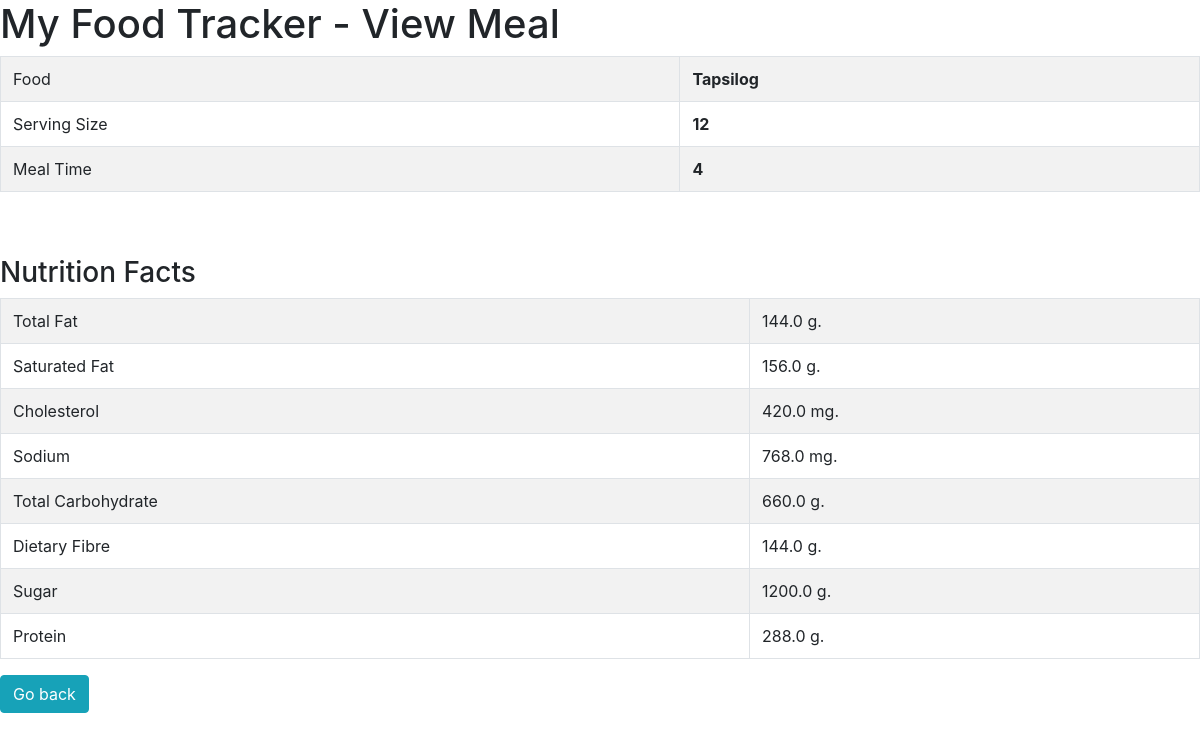
/view_meal/3, run on the app's committed database.
### food/models.py (models this page shows, shortened)
class Meal(models.Model):
	BREAKFAST = 1
	MORNING_SNACK = 2
	LUNCH = 3
	AFTERNOON_SNACK = 4
	DINNER = 5
	EVENING_SNACK = 6
	MEAL_TIME_TYPES = (
		(BREAKFAST, "Breakfast"),
		(MORNING_SNACK, "Morning Snack"),
		(LUNCH, "Lunch"),
		(AFTERNOON_SNACK, "Afternoon Snack"),
		(DINNER, "Dinner"),
		(EVENING_SNACK, "Evening Snack")
	)
	food = models.ForeignKey(Food, verbose_name="Food" , on_delete = models.CASCADE)
	serving_size = models.IntegerField(verbose_name="Serving Size")
	meal_time = models.IntegerField(verbose_name="Meal Time", choices=MEAL_TIME_TYPES)
	def get_total_totalfat(self):
		return self.serving_size * self.food.total_fat
	def get_total_satfat(self):
		return self.serving_size * self.food.saturated_fat
	def get_total_cholesterol(self):
		return self.serving_size * self.food.cholesterol
	def get_total_sodium(self):
		return self.serving_size * self.food.sodium
	def get_total_carbs(self):
		return self.serving_size * self.food.total_carbohydrate
	def get_total_fibre(self):
		return self.serving_size * self.food.dietary_fibre
	def get_total_sugar(self):
		return self.serving_size * self.food.sugar
	def get_total_protein(self):
		return self.serving_size * self.food.protein

class Food(models.Model):
	name = models.CharField(verbose_name = "Food Name", max_length = 200)
	calories = models.FloatField(verbose_name = "Calories (kcal)")
	total_fat = models.FloatField(verbose_name = "Total Fat (g)")
	saturated_fat = models.FloatField(verbose_name = "Saturated Fat (g)")
	cholesterol = models.FloatField(verbose_name = "Cholesterol (mg)")
	sodium = models.FloatField(verbose_name = "Sodium (mg)")
	total_carbohydrate = models.FloatField(verbose_name = "Total Carbohydrate (g)")
	dietary_fibre = models.FloatField(verbose_name = "Dietary Fibre (g)")
	sugar = models.FloatField(verbose_name = "Sugar (g)")
	protein = models.FloatField(verbose_name = "Protein (g)")
	def __str__(self):
		return "%s" % self.name

### food/views.py (the view)
# urls.py: url(r'^view_meal/(?P<meal_id>\d+)$', view_meal, name = 'view_meal'),
def view_meal(request, meal_id):
	template = "view_meal.html"
	meals = Meal.objects.get(id = int(meal_id))
	foods = Food.objects.get(id = int(meal_id))
	context = {
		'meals': meals,
		'foods': foods,
	}
	return render(request, template, context)

### templates/view_meal.html (shortened to what this page needs)
<html>
	<head>
		<link rel="stylesheet" href="https://stackpath.bootstrapcdn.com/bootstrap/4.1.1/css/bootstrap.min.css">
	</head>
	<body>
		<h1>My Food Tracker - View Meal</h1>
			<table class="table table-striped table-bordered">
				<tr>
					<td>Food</td>
					<td><b>{{ meals.food }}</b></td>
				</tr>
				<tr>
					<td>Serving Size</td>
					<td><b>{{ meals.serving_size }}</b></td>
				</tr>
				<tr>
					<td>Meal Time</td>
					<td><b>{{ meals.meal_time }}</b></td>
				</tr>
			</table>
<br><br>
<h3>Nutrition Facts</h3>
			<table class="table table-striped table-bordered">
				<tr>
					<td>Total Fat</td>
					<td>{{ meals.get_total_totalfat }} g.</td>
				</tr>
				<tr>
					<td>Saturated Fat</td>
					<td>{{ meals.get_total_satfat }} g.</td>
				</tr>
				<tr>
					<td>Cholesterol</td>
					<td>{{ meals.get_total_cholesterol }} mg.</td>
				</tr>
				<tr>
					<td>Sodium</td>
					<td>{{ meals.get_total_sodium }} mg.</td>
				</tr>
				<tr>
					<td>Total Carbohydrate</td>
					<td>{{ meals.get_total_carbs }} g.</td>
				</tr>
				<tr>
					<td>Dietary Fibre</td>
					<td>{{ meals.get_total_fibre }} g.</td>
				</tr>
				<tr>
					<td>Sugar</td>
					<td>{{ meals.get_total_sugar }} g.</td>
				</tr>
				<tr>
					<td>Protein</td>
					<td>{{ meals.get_total_protein }} g.</td>
				</tr>
			</table>
			<a class="btn btn-info" href="{% url 'food:index' %}">Go back</a>
	</body>
</html>

### data on the page
Meal: food "Tapsilog", serving_size "12", meal_time "4", get_total_totalfat "144.0", get_total_satfat "156.0", get_total_cholesterol "420.0", get_total_sodium "768.0", get_total_carbs "660.0", get_total_fibre "144.0", get_total_sugar "1200.0", get_total_protein "288.0"
